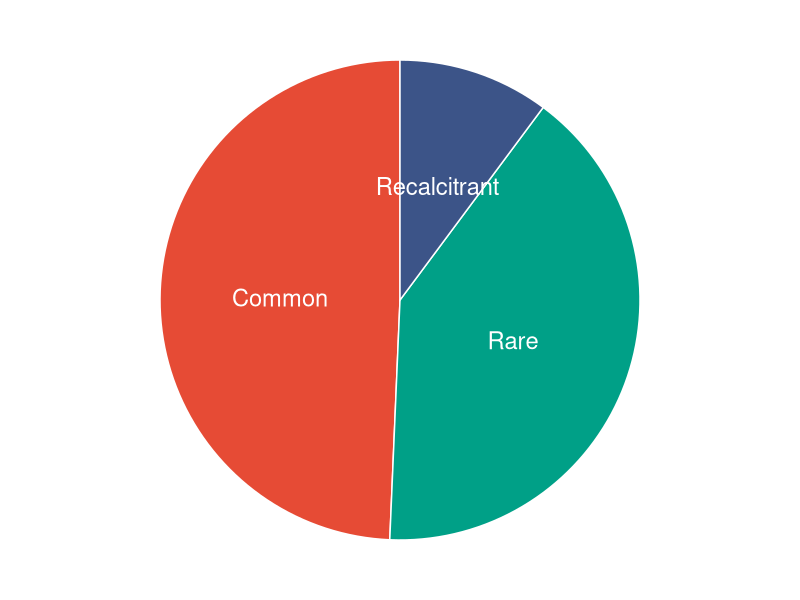
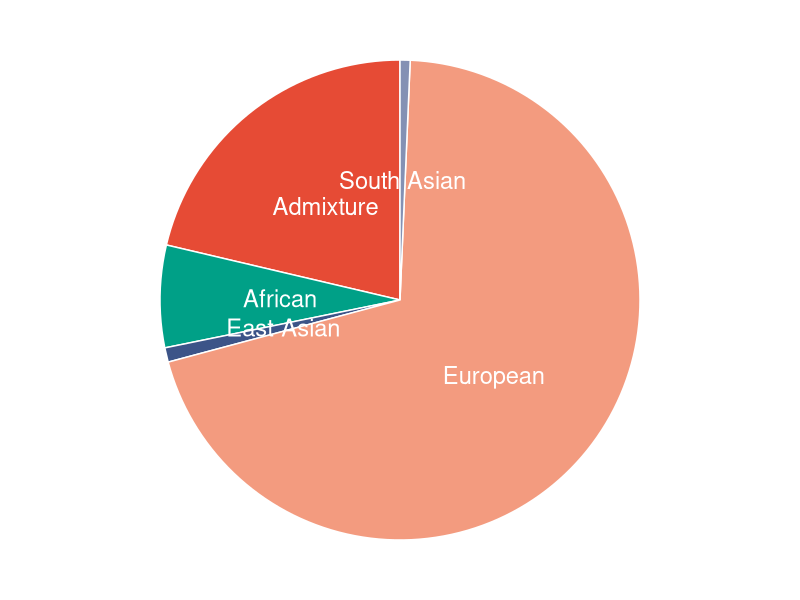
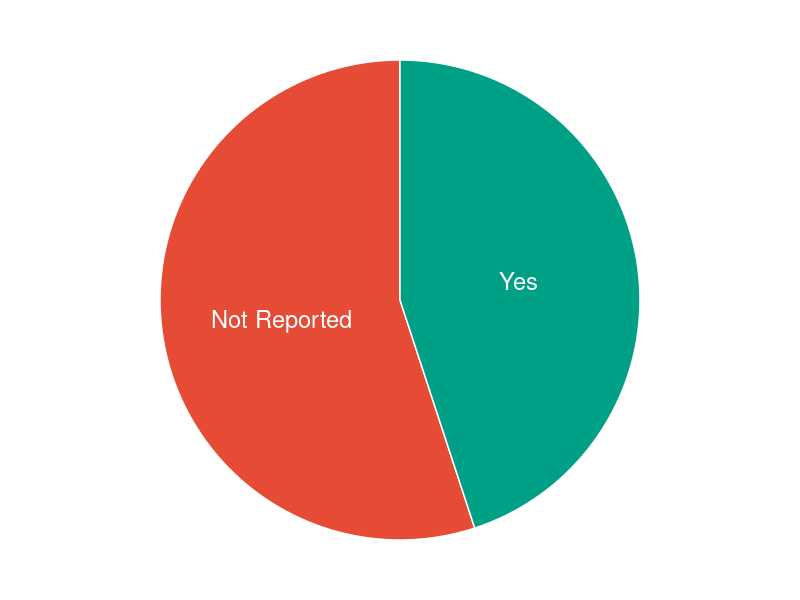
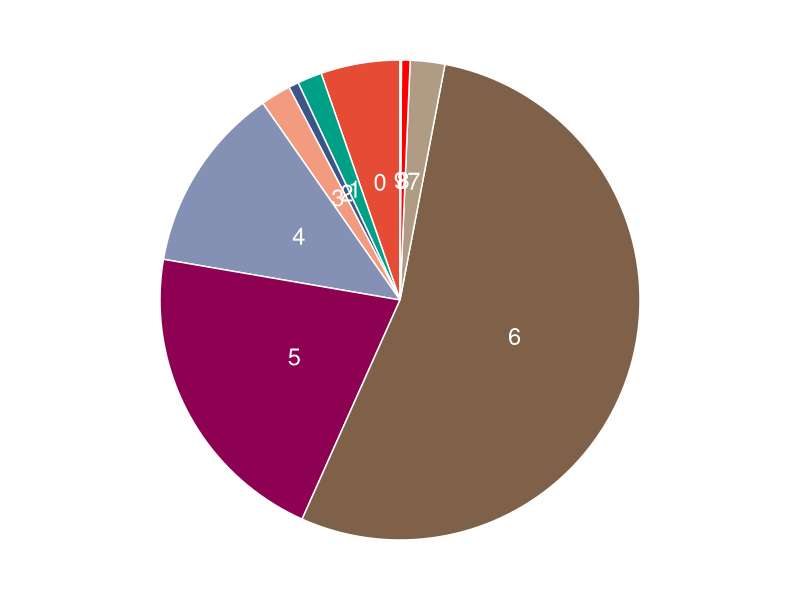
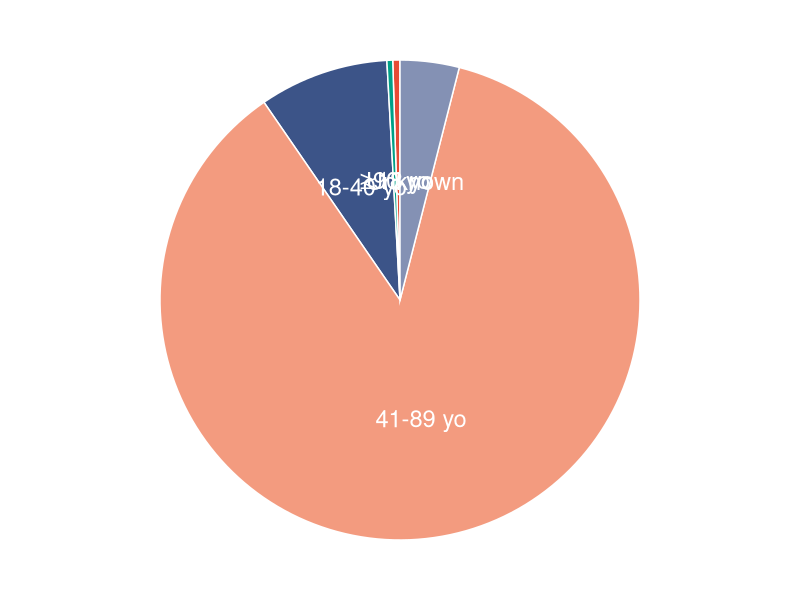
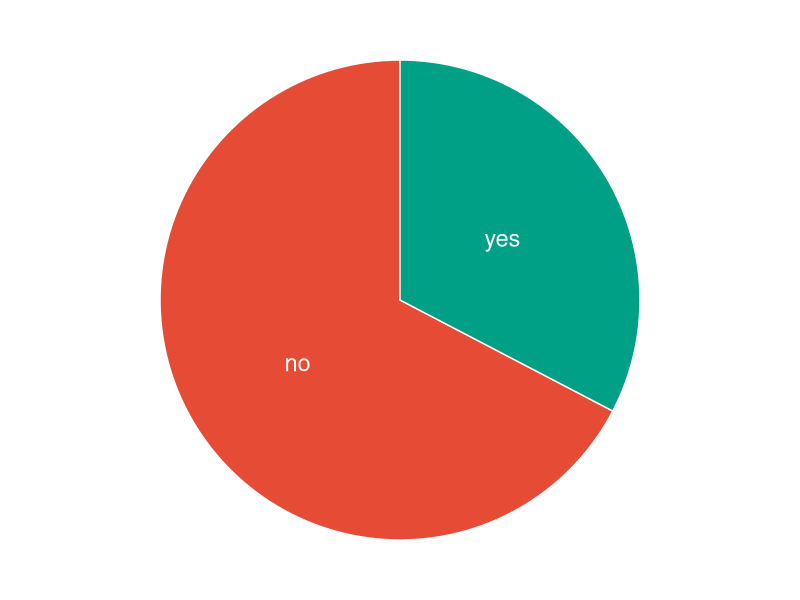
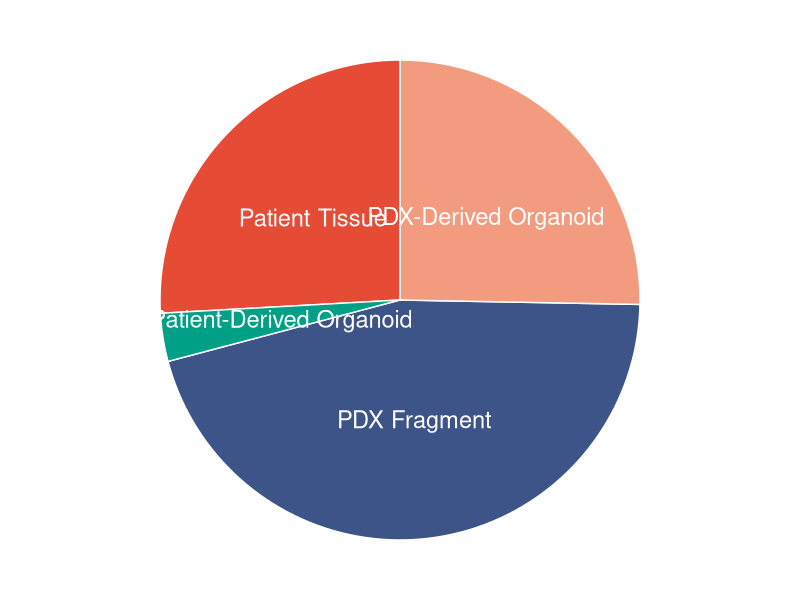
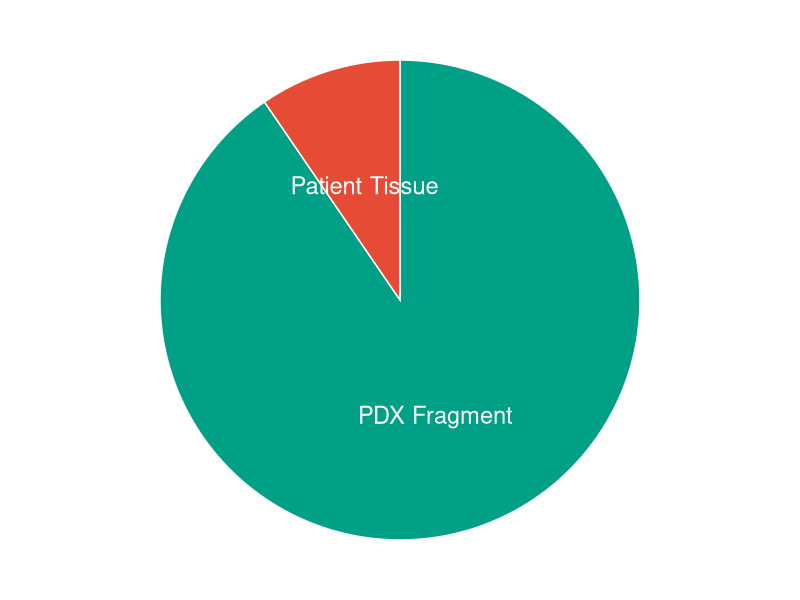

Generate these figures, in order, with R:
# PDMR Figure 1 B Script

library(dplyr)
library(ggplot2)
library(ggrepel)

# A helper function to generate a pie chart
make_pie <- function(data, column_name) {
  # Summarize the data
  df_count <- data %>%
    count(.data[[column_name]]) %>% 
    mutate(
      pct = n / sum(n),
      label_factor = as.factor(.data[[column_name]])
    )
  
  # Create the pie chart
  p <- ggplot(df_count, aes(x = "", y = pct, fill = label_factor)) +
    geom_bar(stat = "identity", color = "white") +
    geom_text(
      aes(label = label_factor), 
      position = position_stack(vjust = 0.5), 
      size = 6, color = "white"
    ) +
    coord_polar("y") +
    scale_fill_manual(values=c("#E64B35", "#00A087", "#3C5488", "#F39B7F", "#8491B4", "#8e0152", "#7E6148", "#B09C85","red","blue")) +
    theme_void() +
    theme(legend.position="none")
  
  return(p)
}

#Read the PDMR Supp Table 1 for five pie charts
  #Rare/Common
  #Inferred ancestry
  #Metastatic Disease
  #Number of specimens/model
  #age at diagnosis
  #germline data available
data <- read.table("PDMR_Supp_Table1.txt", sep = "\t",header=TRUE)

new_data <- data %>%
  select(
    Model         = `Model.Set.ID`,
    common_rare   = `Rare..Recalcitrant..Common.cancer`,
    ancestry      = `Inferred.Ancestry`,
    metastatic    = `Has.known.Metastatic.Disease`,
    PDX_sam       = `Number.of.PDX.Samples`,
    age           = `Age.at.Diagnosis`,
    germline      = `Germline.Available`
  )

df <-data.frame(new_data)

# List of columns for which we want pie charts
pie_vars <- c("common_rare", "ancestry", "metastatic", 
              "PDX_sam", "age", "germline")

# Generate and print (or save) each pie chart
for (col in pie_vars) {
  pie_plot <- make_pie(df, col)
  print(pie_plot)
}


#Read the PDMR Supp Table 3 for two additional pie charts
  #Culture of origin for PDC
  #Culture of origin for PDOrg

#Read the PDMR Supp Table 3
data1 <- read.table("PDMR_Supp_Table3.txt", sep = "\t",header = TRUE)

new_data1 <- data1 %>%
  select(
    source         = `PDC.PDOrg`,
    origin         = `Culture.Origin`
  )

df1 <-data.frame(new_data1)


pdc_table   <- subset(df1, source == "PDC")
pdorg_table <- subset(df1, source == "PDOrg")

pie_pdc   <- make_pie(pdc_table,   "origin")
pie_pdorg <- make_pie(pdorg_table, "origin")

pie_pdc
pie_pdorg
